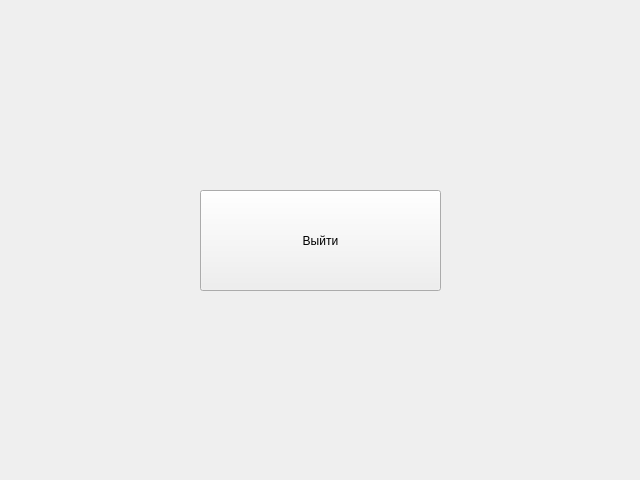
<?xml version="1.0" encoding="UTF-8"?>
<ui version="4.0">
 <class>ClientOrderWindow</class>
 <widget class="QWidget" name="ClientOrderWindow">
  <property name="geometry">
   <rect>
    <x>0</x>
    <y>0</y>
    <width>640</width>
    <height>480</height>
   </rect>
  </property>
  <property name="windowTitle">
   <string>Окно заказов</string>
  </property>
  <widget class="QPushButton" name="pushButton">
   <property name="geometry">
    <rect>
     <x>200</x>
     <y>190</y>
     <width>241</width>
     <height>101</height>
    </rect>
   </property>
   <property name="sizePolicy">
    <sizepolicy hsizetype="Fixed" vsizetype="Fixed">
     <horstretch>0</horstretch>
     <verstretch>0</verstretch>
    </sizepolicy>
   </property>
   <property name="text">
    <string>Выйти</string>
   </property>
  </widget>
 </widget>
 <resources/>
 <connections/>
</ui>
